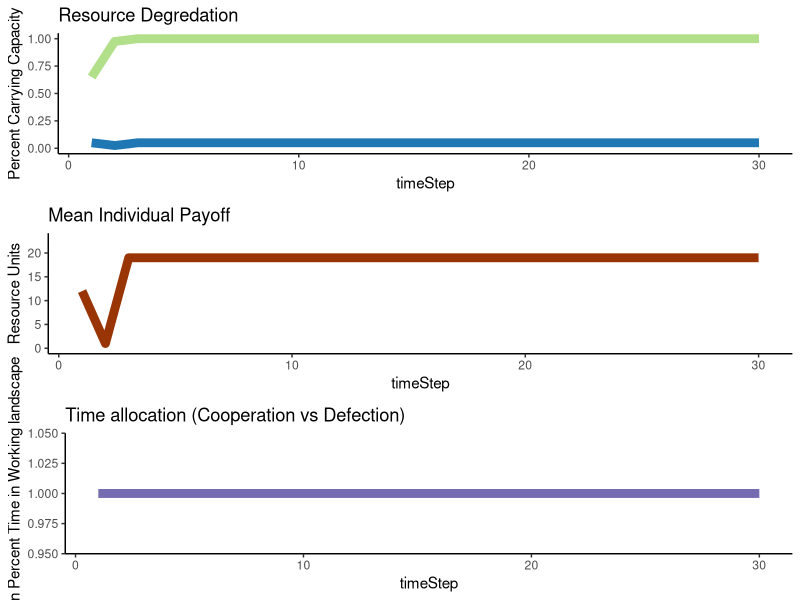
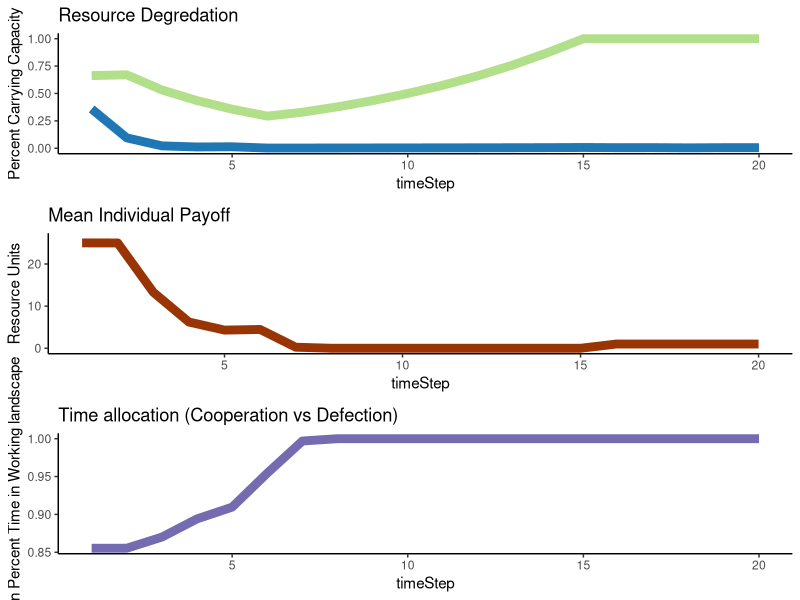

Here is the R script that generated these plots, in order:
library(ggplot2)

abm<-function(#Specified parameters
  Individuals=100, #number of total resource users in a population
  
  TotalCarryingCapacity=10000, #total available resource units
  
  StartPercCarryingCapacity = 0.7, #amount of resources available in the landscape at the start in proportion to CC
  
  PercProtected=0.3, #percent of the total resource that's in a protected area
  
  CoopPercStart=0.9, #percent of individuals who start by following the rules at t0
  
  LearningStrategy = "Success Bias", #options are Success Bias & Conformist
  
  TimeSteps=20,
  ResourceRegenerationPerTimeStep=1.15,
  harvestMax=25,
  ProbOfMobility=0.2){
  
  ## Set parameters
  PercWorking= 1-PercProtected #percent of resource in a working landscape
  TotalCCResourceProtected=PercProtected*TotalCarryingCapacity #total resource units in carrying capacity of protected area
  TotalCCResourceWorking=PercWorking*TotalCarryingCapacity #total resource units in carrying capacity of working area
  StartResourceWorking = TotalCCResourceWorking*StartPercCarryingCapacity #number of resources in the working landscape starting
  StartResourceProtected = TotalCCResourceProtected*StartPercCarryingCapacity #number of resources in the protected landscape starting
  CoopNumStart= as.integer(CoopPercStart*Individuals) #number of individuals cooperating fully at t0
  DefNumStart= Individuals - CoopNumStart#number of individuals defecting at t0
  PercTimeProtected = c(rep(0,CoopNumStart),rbeta(DefNumStart,1,2)) #percent of their foraging time each indv spends in the PA
  PercTimeWorking = (1-PercTimeProtected)#percent of their foraging time each indv spends in the working landscape
  
  agents<-data.frame(PercTimeProtected,
                     PercTimeWorking,
                     PayoffProtectedLastTime = rep(NA,Individuals),
                     PayoffWorkingLastTime= rep(NA,Individuals))   #dataframe to be filled with initial payoffs
  
  ProtectPerDefect<-ifelse(DefNumStart ==0,as.integer(StartResourceProtected),as.integer(StartResourceProtected/DefNumStart)) #protected area resources per each individual harvesting there
  WorkingPerTotal<-as.integer(StartResourceWorking/Individuals) #working landscape resources per individual
  
  for ( i in 1:nrow(agents)){  #fill the starting df percent payoff from the protected landscape is a function of the amount 
    agent2<-agents[i,]   #of resources there per individual searching there, and a random draw with a chance of success equal to time spent
    agents[i,4]<-rbinom(1,WorkingPerTotal,agent2$PercTimeWorking)
    agents[i,4]<-ifelse(agents[i,4]>=harvestMax,harvestMax,agents[i,4])
    agents[i,3]<- ifelse(agents[i,4]< harvestMax,rbinom(1,ProtectPerDefect,agent2$PercTimeProtected),0) #if they didnt get the max harvest, then 
    agents[i,3]<-ifelse(agents[i,3]>harvestMax-agents[i,4],harvestMax-agents[i,4],agents[i,3])
  } #see what they get from the working landscape first
  
  
  
  agents$PayoffTotalLastTime<- agents$PayoffProtectedLastTime + agents$PayoffWorkingLastTime #total payoff is the sum of what they get from both areas
  
  
  output<-data.frame(timeStep = 1:TimeSteps, #create df to fill with the outputs from each time step
                     meanTimeProtect = rep(NA,TimeSteps),
                     meanTimeWorking = rep(NA,TimeSteps),
                     NumResourcesProtect = rep(NA,TimeSteps),
                     percCCProtect = rep(NA,TimeSteps),
                     NumResourcesWorking = rep(NA,TimeSteps),
                     percCCWorking = rep(NA,TimeSteps),
                     meanPayoff = rep(NA,TimeSteps))
  
  output$meanTimeProtect[1] <- mean(agents$PercTimeProtected)  #fill it with the outouts from time 1
  output$meanTimeWorking[1]  <- mean(agents$PercTimeWorking) 
  output$NumResourcesProtect[1] <- StartResourceProtected-sum(agents$PayoffProtectedLastTime) 
  output$NumResourcesWorking[1] <- StartResourceWorking-sum(agents$PayoffWorkingLastTime) 
  output$percCCProtect[1]  <- output$NumResourcesProtect[1]/TotalCCResourceProtected
  output$percCCWorking[1]  <- output$NumResourcesWorking[1]/TotalCCResourceWorking
  output$meanPayoff[1]  <- mean(agents$PayoffTotalLastTime) 
  
  
  
  for (t in 2:TimeSteps){  #run the abm for all o fthe time steps
    
    #choose new strategy  
    
    LastTimeAgents<-agents  #save the agents from the pervious time to a new df
    
    LastTimePercTimeProtected<-LastTimeAgents$PercTimeProtected  #pull out the previous pretected foraging times as vector
    LastTimePercWorking<-LastTimeAgents$PercTimeWorking  #pull out the previous working foraging times as vector
    
    PercTimeProtected<-rep(NA,length(PercTimeProtected))  #nullify the previous perc time protected vector so we can fill it later and be confident the values changed
    
    if(LearningStrategy == "Success Bias"){ 
      for (j in 1:nrow(LastTimeAgents)){  
        ThisAgent<-LastTimeAgents[j,]      #modify the foraging strategy of each agent individually
        OtherAgents<-LastTimeAgents[-j,]   #dataframe of ther agents for them to copy from
        ThisAgentPayoff<-ThisAgent$PayoffTotalLastTime   #payoff last time period for this agent
        OtherAgentSpecific<-OtherAgents[sample(nrow(OtherAgents),1),] #choose a specific agent for them to get paired up with
        OtherAgentPayoff<-OtherAgentSpecific$PayoffTotalLastTime  #Payoff the other agent recieved
        OtherAgentPercProtect<-OtherAgentSpecific$PercTimeProtected #strategy of other agent
        ThisAgentPercProtect<-ThisAgent$PercTimeProtected  #strategy of this agent
        
        PercTimeProtected[j]<-ifelse(ThisAgentPayoff >=OtherAgentPayoff,ThisAgent$PercTimeProtected,
                                     (ThisAgentPercProtect+((OtherAgentPercProtect-ThisAgentPercProtect)/2))) #vector of new strategies
        
        #if this agent did better than the randomly selected agent then they keep their strategy
        #if they did worse thnan they modify their strategy to be the difference between their previou sstrategy and the randomly selected agent
        
      }}
    #if(LearningStrategy == "Conformist"){
     # for (j in 1:nrow(LastTimeAgents)){  
      #  ThisAgent<-LastTimeAgents[j,]      #Pull out each specific agent
       # OtherAgents<-LastTimeAgents[-j,]   #dataframe of ther agents for them to copy from
        #OtherAgentsSample<-OtherAgents[c(sample(1:nrow(OtherAgents),5)),] #haphazardly chose 5 here...look into lit to find good number!!!
        #OtherAgentsPercProtect<-mean(OtherAgentsSample$PercTimeProtected )# mean strategy of other agents
        #ThisAgentPercProtect<-ThisAgent$PercTimeProtected  #strategy of this agent
        
        #PercTimeProtected[j]<-(ThisAgentPercProtect+((OtherAgentsPercProtect-ThisAgentPercProtect)/2)) #vector of new strategies
      #}}
    
 #   if(LearningStrategy == "Conformist"){
  #    for (j in 1:nrow(LastTimeAgents)){  
   #     ThisAgent<-LastTimeAgents[j,]      #Pull out each specific agent
    #    OtherAgents<-LastTimeAgents[-j,]   #dataframe of ther agents for them to copy from
     #   OtherAgentsSample<-OtherAgents[c(sample(1:nrow(OtherAgents),5)),] #haphazardly chose 5 here...look into lit to find good number!!!
      #  ThisAgentPercProtect<-ThisAgent$PercTimeProtected
       # if(length(which(OtherAgentsSample$PercTimeProtected>0.0))>2 & ThisAgentPercProtect ==0.0){PercTimeProtected[j]<-rbeta(1,1,2)}
        #if(length(which(OtherAgentsSample$PercTimeProtected>0.0))>2 & ThisAgentPercProtect >0.0){PercTimeProtected[j]<-ThisAgentPercProtect}
    #    if(length(which(OtherAgentsSample$PercTimeProtected==0.0))>2){PercTimeProtected[j]<-0.0}
  #  }}
    
    if(LearningStrategy == "Conformist"){
      for (j in 1:nrow(LastTimeAgents)){  
        ThisAgent<-LastTimeAgents[j,]      #Pull out each specific agent
        OtherAgents<-LastTimeAgents[-j,]   #dataframe of ther agents for them to copy from
        OtherAgentsSample<-OtherAgents[c(sample(1:nrow(OtherAgents),5)),] #haphazardly chose 5 here...look into lit to find good number!!!
        ThisAgentPercProtect<-ThisAgent$PercTimeProtected
        if(length(which(OtherAgentsSample$PercTimeProtected>0.0))>2 ){
          PercTimeProtected[j]<-mean(OtherAgentsSample[OtherAgentsSample$PercTimeProtected!=0.0,]$PercTimeProtected )# mean strategy of other agents
         }
        if(length(which(OtherAgentsSample$PercTimeProtected==0.0))>2){PercTimeProtected[j]<-0.0}
      }}
    
    
    
    
    PercTimeWorking<- 1-PercTimeProtected   #time foraging in the working landscape
    
    
    agents<-data.frame(PercTimeProtected,   #new agent dataframe to fill
                       PercTimeWorking,
                       PayoffProtectedLastTime = rep(NA,Individuals),
                       PayoffWorkingLastTime= rep(NA,Individuals)) 
    
    
    #New resource pools to pull from
    #Resources over the CC move with probability 'ProbOfMobility'
    
    NewProtectedResourcesTotal<-round(output$NumResourcesProtect[t-1] * ResourceRegenerationPerTimeStep,digits=0)
    ProtectedResourcesOverCC<-round(NewProtectedResourcesTotal-TotalCCResourceProtected,digits=0)
    ProtectedResourcesOverCC<- ifelse(ProtectedResourcesOverCC<=  0,0, ProtectedResourcesOverCC)
    
    NewWorkingResourcesTotal<-round(output$NumResourcesWorking[t-1] * ResourceRegenerationPerTimeStep,digits=0)
    WorkingResourcesOverCC<-round(NewWorkingResourcesTotal-TotalCCResourceWorking,digits=0)
    WorkingResourcesOverCC<- ifelse(WorkingResourcesOverCC<=  0,0, WorkingResourcesOverCC)
    
    
    ##Resource mobility
    
    
    #all resources mobile
    #LeaveWorking<-rbinom(1,NewWorkingResourcesTotal,ProbOfMobility) #number of resources which leave the protected area
    #LeaveProtected<-rbinom(1,NewProtectedResourcesTotal,ProbOfMobility)#number of resources which leave the working area
    
    #make it so only new resources can leave 
    LeaveWorking<-rbinom(1, WorkingResourcesOverCC,ProbOfMobility) #number of resources which leave the protected area
    LeaveProtected<-rbinom(1,ProtectedResourcesOverCC,ProbOfMobility)#number of resources which leave the working area
    
    
    #do the accounting on entering vs leaving individuals
    NewWorkingResourcesTotal<-NewWorkingResourcesTotal+LeaveProtected
    NewProtectedResourcesTotal<-NewProtectedResourcesTotal+LeaveWorking
    
    #Make sure they dont go over the CC again
    NewWorkingResourcesTotal<-ifelse(NewWorkingResourcesTotal<=TotalCCResourceWorking,NewWorkingResourcesTotal,TotalCCResourceWorking)
    NewProtectedResourcesTotal<-ifelse(NewProtectedResourcesTotal<=  TotalCCResourceProtected,NewProtectedResourcesTotal, TotalCCResourceProtected)
    
    
    ##calculate available resources per individual
    if(nrow(agents[agents$PercTimeProtected>0,])==0){ProtectPerDefect<-NewProtectedResourcesTotal}
    if(nrow(agents[agents$PercTimeProtected>0,])!=0){ProtectPerDefect<-as.integer(NewProtectedResourcesTotal/nrow(agents[agents$PercTimeProtected>0,]))}
    WorkingPerTotal<-as.integer(NewWorkingResourcesTotal/Individuals)
    
    
    for ( i in 1:nrow(agents)){  #fill the starting df percent payoff from the protected landscape is a function of the amount 
      agent2<-agents[i,]   #of resources there per individual searching there, and a random draw with a chance of success equal to time spent
      agents[i,4]<-rbinom(1,WorkingPerTotal,agent2$PercTimeWorking)
      agents[i,4]<-ifelse(agents[i,4]>=harvestMax,harvestMax,agents[i,4])
      agents[i,3]<- ifelse(agents[i,4]< harvestMax,rbinom(1,ProtectPerDefect,agent2$PercTimeProtected),0) #if they didnt get the max harvest, then 
      agents[i,3]<-ifelse(agents[i,3]>harvestMax-agents[i,4],harvestMax-agents[i,4],agents[i,3])
    } #see what they get from the working landscape first
    
    
    
    agents$PayoffTotalLastTime<- agents$PayoffProtectedLastTime + agents$PayoffWorkingLastTime #total payoff is the sum of what they get from both areas
    
    output$meanTimeProtect[t] <- mean(agents$PercTimeProtected)  #fill it with the outouts from time 1
    output$meanTimeWorking[t]  <- mean(agents$PercTimeWorking) 
    output$NumResourcesProtect[t] <- NewProtectedResourcesTotal-sum(agents$PayoffProtectedLastTime) 
    output$NumResourcesWorking[t]  <- NewWorkingResourcesTotal-sum(agents$PayoffWorkingLastTime)
    output$percCCProtect[t]  <- output$NumResourcesProtect[t]/TotalCCResourceProtected
    output$percCCWorking[t]  <- output$NumResourcesWorking[t]/TotalCCResourceWorking
    output$meanPayoff[t]  <- mean(agents$PayoffTotalLastTime)
    
  }
  
  
  p1<-ggplot(data=output,aes(x=timeStep))+
    geom_line(aes(y=percCCProtect),size=3,color="#b2df8a")+
    geom_line(aes(y=percCCWorking),size=3,color="#1f78b4")+
    ylim(0, 1.0)+theme_classic()+ylab("Percent Carrying Capacity")+
    scale_colour_manual(name = 'Area', 
                        values =c('#b2df8a'='#b2df8a','#1f78b4'='#1f78b4'), labels = c('Protected Area','Working Landscape'))+
    ggtitle("Resource Degredation")
  
  
  p2<-ggplot(data=output,aes(x=timeStep))+
    geom_line(aes(y=meanPayoff),size=3,color="#993404")+
    theme_classic()+ylab("Resource Units")+ylim(0,harvestMax+1)+
    ggtitle("Mean Individual Payoff")
  
  p3<-ggplot(data=output,aes(x=timeStep))+
    geom_line(aes(y=meanTimeWorking),size=3,color="#756bb1")+
    theme_classic()+ylab("Mean Percent Time in Working landscape")+
    ggtitle("Time allocation (Cooperation vs Defection)")
  
  x<-gridExtra::grid.arrange(p1,p2,p3,ncol=1)
  
  
  return(output) 
}

abm(Individuals=100, #number of total resource users in a population
    
    TotalCarryingCapacity=10000, #total available resource units
    
    StartPercCarryingCapacity = 0.65, #amount of resources available in the landscape at the start in proportion to CC
    
    PercProtected=0.8, #percent of the total resource that's in a protected area
    
    CoopPercStart=1.0, #percent of individuals who start by following the rules at t0
    
    LearningStrategy = "Success Bias", #options are Success Bias & Conformist
    
    TimeSteps=30,
    ResourceRegenerationPerTimeStep=1.5,
    harvestMax=22,
    ProbOfMobility=0.99)

abm(LearningStrategy = "Conformist",CoopPercStart=0.5)
